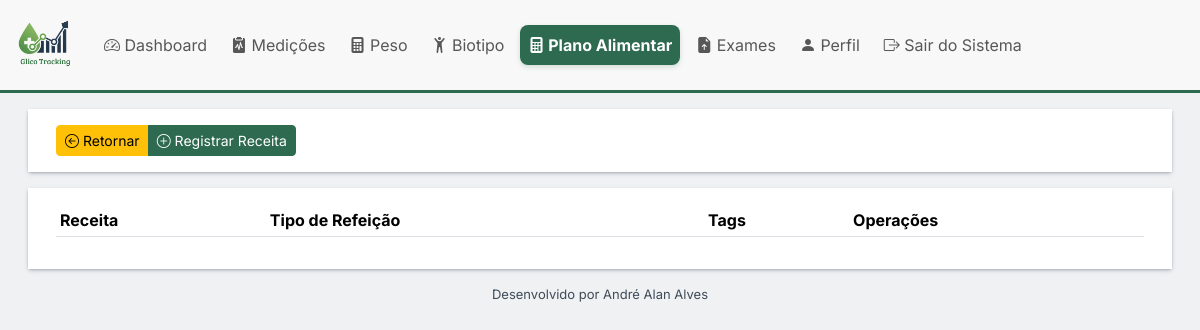
The app's page /planos/lista (signed in), older data.
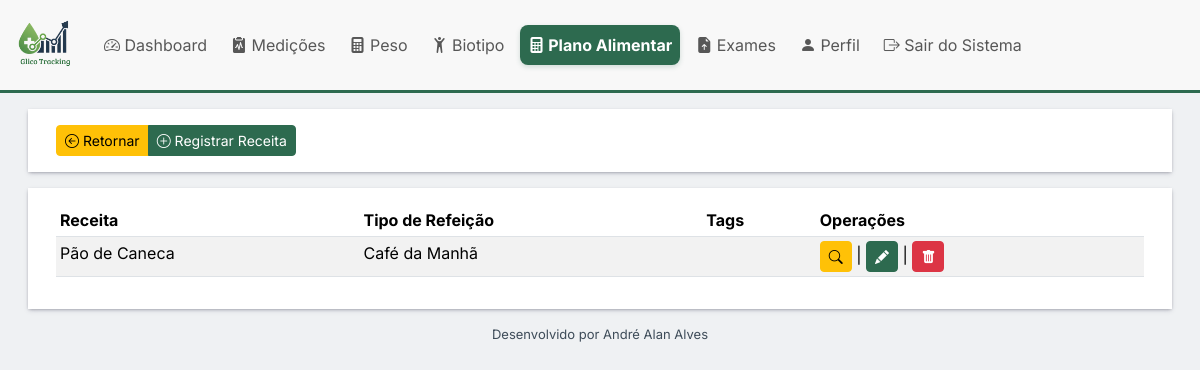
The same page, newer data.
### planos/models.py (models this page shows, shortened)
class Plano(models.Model):
    TIPO_REFEICAO_CHOICES = [
        ('cafe_manha', 'Café da Manhã'),
        ('almoco', 'Almoço'),
        ('jantar', 'Jantar'),
        ('lanche_manha', 'Lanche da Manhã'),
        ('lanche_tarde', 'Lanche da Tarde'),
        ('ceia', 'Ceia'),
    ]
    tipo_refeicao = models.CharField(max_length=20, choices=TIPO_REFEICAO_CHOICES, verbose_name='Tipo de Refeição')
    titulo = models.CharField(verbose_name='titulo', max_length=100,blank=True, null=True)
    cardapio = tinymce_models.HTMLField(verbose_name='Cardápio',blank=True, null=True)
    tag = models.ManyToManyField(Tag, verbose_name='Tag', related_name='tag', blank=True)
    class Meta:
        app_label = 'planos'
        verbose_name_plural = 'Planos'
        unique_together = ('tipo_refeicao', 'cardapio')

### planos/views.py (the view)
# urls.py: path("lista", views.PlanoListView.as_view(), name="lista"),
class PlanoListView(LoginRequiredMixin, ListView):
    template_name = "planos/plano_list.html"
    model = Plano

### planos/template/planos/plano_list.html (shortened to what this page needs)
{% extends "base.html" %}
{% load django_bootstrap5 %}
{% block content %}
    <div class="container-fluid mt-3">
        <div class="row p-3 bg m-3">
            <div class="col">
                <div class="btn-group" role="group" aria-label="Basic example">
                    <a class="btn btn-sm btn-warning" href="{% url 'core:dashboard' %}" type="button"><i class="bi bi-arrow-left-circle"></i> Retornar</a>
                    <a href="{% url 'planos:registra' %}" class="btn btn-primary btn-sm"><i class="bi bi-plus-circle"></i> Registrar Receita</a>
                </div>
            </div>
        </div>
        <div class="row p-3 bg m-3">
            <div class="col overflow-auto">
                <table class="table table-sm table-striped">
                    <thead>
                    <tr>
                        <th>Receita</th>
                        <th>Tipo de Refeição</th>
                        <th>Tags</th>
                        <th>Operações</th>
                    </tr>
                    </thead>
                    <tbody>
                    {% for o in object_list %}
                        <tr>
                            <td>{{ o.titulo }}</td>
                            <td>{{ o.get_tipo_refeicao_display }}</td>
                            <td>
                            </td>
                            <td>
                                <a href="{% url "planos:visualiza" pk=o.id %}" class="btn btn-sm btn-warning ">
                                    <i class="bi bi-search"></i></a> |
                                <a href="{% url "planos:atualiza" pk=o.id %}" class="btn btn-sm btn-primary "><i
                                        class="bi bi-pencil-fill"></i></a> |
                                <a href="{% url "planos:deleta" pk=o.id %}" class="btn btn-sm btn-danger "><i
                                        class="bi bi-trash-fill"></i></a>
                            </td>
                        </tr>
                    {% endfor %}
                    </tbody>
                </table>
            </div>
        </div>
    </div>
{% endblock %}

Row changes from the older to the newer data that the page shows:
added Plano: titulo "Pão de Caneca", tipo_refeicao "Café da Manhã"
